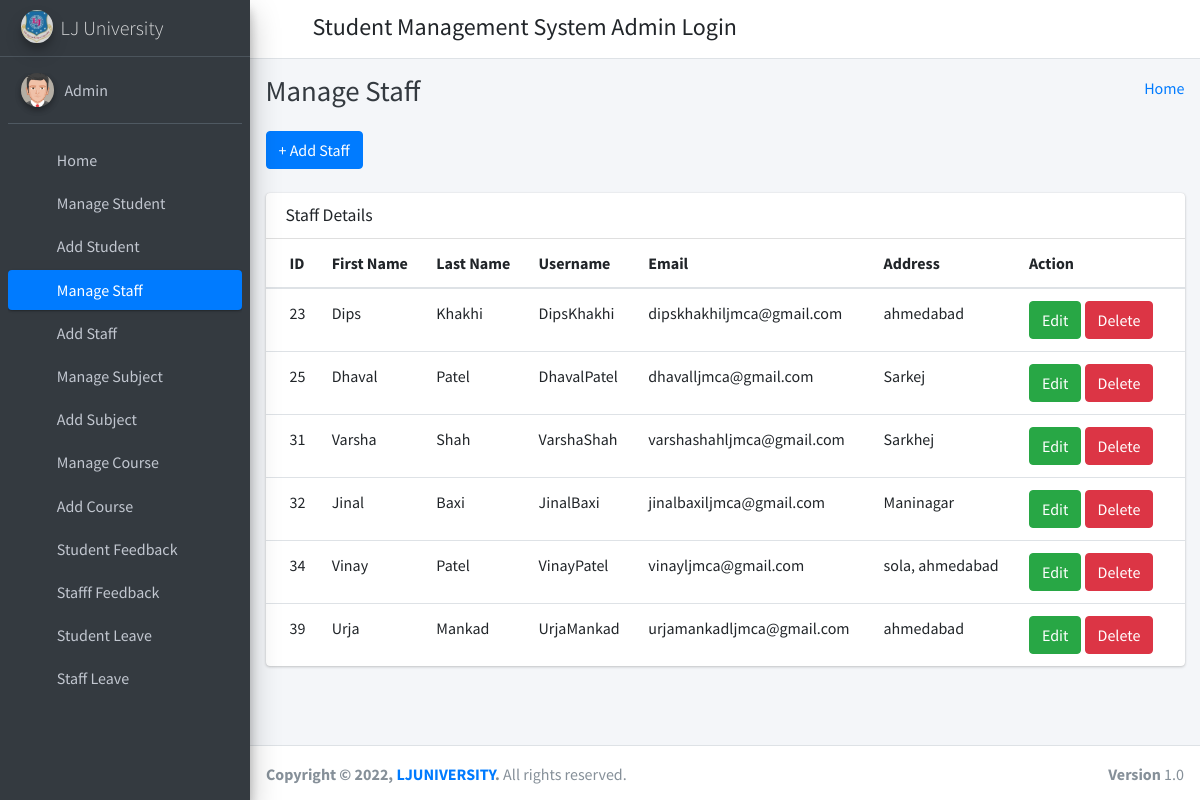
The app's page /manage_staff/ (signed in) with its own data.
### student_management_app/models.py (models this page shows)
class CustomUser(AbstractUser):
    user_type_data = ((1, "HOD"), (2, "Staff"), (3, "Student"))
    user_type = models.CharField(default=1, choices=user_type_data, max_length=10)

class Staffs(models.Model):
    id = models.AutoField(primary_key=True)
    admin = models.OneToOneField(CustomUser, on_delete = models.CASCADE)
    address = models.TextField()
    created_at = models.DateTimeField(auto_now_add=True)
    updated_at = models.DateTimeField(auto_now=True)
    objects = models.Manager()

### student_management_app/HodViews.py (the view)
# urls.py: path('manage_staff/', HodViews.manage_staff, name="manage_staff"),
def manage_staff(request):
    staffs = Staffs.objects.all()
    context = {
        "staffs": staffs
    }
    return render(request, "hod_template/manage_staff_template.html", context)

### student_management_app/LoginCheckMiddleWare.py (called while the page is built, shortened)
    def process_view(self, request, view_func, view_args, view_kwargs):
        modulename = view_func.__module__
        user = request.user
        if user.is_authenticated:
            if user.user_type == "1":
                if modulename == "student_management_app.HodViews":
                    pass
                elif modulename == "student_management_app.views" or modulename == "django.views.static":
                    pass
                else:
                    return redirect("admin_home")
            else:
                return redirect("login")
        else:
            if request.path == reverse("login") or request.path == reverse("doLogin"):
                pass
            else:
                return redirect("login")

### student_management_app/templates/hod_template/manage_staff_template.html (shortened to what this page needs)
{% extends 'hod_template/base_template.html' %}
{% block page_title %}
    Manage Staff
{% endblock page_title %}
{% block main_content %}
{% load static %}
<section class="content">
        <div class="container-fluid">
            <a class="btn btn-primary" href="{% url 'add_staff' %}" role="button">+ Add Staff</a> <br/>&nbsp;
            <div class="row">
                <div class="col-md-12">
                    <div class="card">
                        <div class="card-header">
                            <h3 class="card-title">Staff Details</h3>
                        </div>
                        <div class="card-body table-responsive p-0">
                            <table class="table table-hover text-nowrap">
                            <thead>
                                <tr>
                                <th>ID</th>
                                <th>First Name</th>
                                <th>Last Name</th>
                                <th>Username</th>
                                <th>Email</th>
                                <th>Address</th>
                                <th>Action</th>
                                </tr>
                            </thead>
                            <tbody>
                                {% for staff in staffs %}
                                <tr>
                                <td>{{ staff.admin.id }}</td>
                                <td>{{ staff.admin.first_name }}</td>
                                <td>{{ staff.admin.last_name }}</td>
                                <td>{{ staff.admin.username }}</td>
                                <td>{{ staff.admin.email }}</td>
                                <td>{{ staff.address }}</td>
                                <td>
                                    <a href="{% url 'edit_staff' staff.admin.id %}" class="btn btn-success">Edit</a>
                                    <a href="{% url 'delete_staff' staff.admin.id %}" class="btn btn-danger">Delete</a>
                                </td>
                                </tr>
                                {% endfor %}
                            </tbody>
                            </table>
                        </div>
                        </div>
                </div>
            </div>
        </div>
      </section>
  {% endblock main_content %}

### student_management_app/templates/hod_template/base_template.html (shortened to what this page needs)
{% load static %}
<!DOCTYPE html>
<html>
<head>
  <link rel="stylesheet" href="{% static "fontawesome-free/css/all.min.css" %}">
  <link rel="stylesheet" href="https://code.ionicframework.com/ionicons/2.0.1/css/ionicons.min.css">
  <link rel="stylesheet" href="{% static 'tempusdominus-bootstrap-4/css/tempusdominus-bootstrap-4.min.css' %}">
  <link rel="stylesheet" href="{% static "icheck-bootstrap/icheck-bootstrap.min.css" %}">
  <link rel="stylesheet" href="{% static "jqvmap/jqvmap.min.css" %}">
  <link rel="stylesheet" href="{% static 'dist/css/adminlte.min.css'  %}">
  <link rel="stylesheet" href="{% static "overlayScrollbars/css/OverlayScrollbars.min.css" %}">
  <link rel="stylesheet" href="{% static "daterangepicker/daterangepicker.css" %}">
  <link rel="stylesheet" href="{% static "summernote/summernote-bs4.css" %}">
</head>
<body class="hold-transition sidebar-mini layout-fixed">
  <div class="wrapper">
    <nav class="main-header navbar navbar-expand navbar-white navbar-light">
      <ul class="navbar-nav">
        <li class="nav-item">
          <a class="nav-link" data-widget="pushmenu" href="#" role="button"><i class="fas fa-bars"></i></a>
        </li>
      </ul>
      <h4 style="margin-left: 10px; margin-top: 5px;">Student Management System Admin Login</h4>
      <ul class="navbar-nav ml-auto">
      <li class="nav-item dropdown">
        <a class="nav-link" data-toggle="dropdown" href="#" aria-expanded="false">
          <i class="fas fa-cog"></i>
        </a>
      </li>
    </ul>
    </nav>
    {% include 'hod_template/sidebar_template.html' with user=user id=id %}
    <div class="content-wrapper">
      <div class="content-header">
        <div class="container-fluid">
          <div class="row mb-2">
            <div class="col-sm-6">
              <h1 class="m-0 text-dark">
                {% block page_title %}
                {% endblock page_title %}
              </h1>
            </div>
            <div class="col-sm-6">
              <ol class="breadcrumb float-sm-right">
                <li class="breadcrumb-item"><a href="{% url 'admin_home' %}">Home</a></li>
              </ol>
            </div>
          </div>
        </div>
      </div>
      {% block main_content %}
      {% endblock main_content %}
    </div>
    {% include 'hod_template/footer.html' %}
  </div>
</body>
</html>

### student_management_app/templates/hod_template/sidebar_template.html
{% load static %}
<aside class="main-sidebar sidebar-dark-primary elevation-4">
      <a href="{% url 'admin_home' %}" class="brand-link">
        <img src="{% static 'dist/img/lj.png' %}" alt="LJ Logo" class="brand-image img-circle elevation-3"
            style="opacity: .8">
        <span class="brand-text font-weight-light">LJ University</span>
      </a>
      <div class="sidebar">
        <div class="user-panel mt-3 pb-3 mb-3 d-flex">
          <div class="image">
            <img src="{% static 'dist/img/user2-160x160.jpg' %}" class="img-circle elevation-2" alt="User Image">
          </div>
          <div class="info">
            <a href="{% url 'admin_profile' %}" class="d-block">{{ user.first_name }} {{ user.last_name }}</a>
          </div>
        </div>
        <nav class="mt-2">
          <ul class="nav nav-pills nav-sidebar flex-column" data-widget="treeview" role="menu" data-accordion="false">
            <li class="nav-item">
              {% url 'admin_home' as admin_home %}
              <a href="{{ admin_home }}" class="nav-link {% if request.path == admin_home %} active {% endif %}">
                <i class="nav-icon fas fa-tachometer-alt"></i>
                <p>
                  Home
                </p>
              </a>
            </li>
            <li class="nav-item">
              {% url 'manage_student' as manage_student %}
              {% url 'edit_student' student_id=id as edit_student %}
              <a href="{{ manage_student }}" class="nav-link {% if request.path == manage_student %} active {% endif %} {% if request.path == edit_student %} active {% endif %}">
                <i class="nav-icon fas fa-user-graduate"></i>
                <p>
                  Manage Student
                </p>
              </a>
            </li>
            <li class="nav-item">
              {% url 'add_student' as add_student %}
              <a href="{{ add_student }}" class="nav-link {% if request.path == add_student %} active {% endif %}">
                <i class="nav-icon fas fa-user-graduate"></i>
                <p>
                  Add Student
                </p>
              </a>
            </li>
            <li class="nav-item">
              {% url 'manage_staff' as manage_staff %}
              {% url 'edit_staff' staff_id=id as edit_staff %}
              <a href="{{ manage_staff }}" class="nav-link {% if request.path == manage_staff %} active {% endif %} {% if request.path == edit_staff %} active {% endif %}">
                <i class="nav-icon fas fa-chalkboard-teacher"></i>
                <p>
                  Manage Staff
                </p>
              </a>
            </li>
            <li class="nav-item">
              {% url 'add_staff' as add_staff %}
              <a href="{{ add_staff }}" class="nav-link {% if request.path == add_staff %} active {% endif %}">
                <i class="nav-icon fas fa-chalkboard-teacher"></i>
                <p>
                  Add Staff
                </p>
              </a>
            </li>
            <li class="nav-item">
              {% url 'manage_subject' as manage_subject %}
              {% url 'edit_subject' subject_id=id as edit_subject %}
              <a href="{{ manage_subject }}" class="nav-link {% if request.path == manage_subject %} active {% endif %} {% if request.path == edit_subject %} active {% endif %}">
                <i class="nav-icon fas fa-book"></i>
                <p>
                  Manage Subject
                </p>
              </a>
            </li>
            <li class="nav-item">
              {% url 'add_subject' as add_subject %}
              <a href="{{ add_subject }}" class="nav-link {% if request.path == add_subject %} active {% endif %}">
                <i class="nav-icon fas fa-th"></i>
                <p>
                  Add Subject
                </p>
              </a>
            </li>
            <li class="nav-item">
              {% url 'manage_course' as manage_course %}
              {% url 'edit_course' course_id=id as edit_course %}
              <a href="{{ manage_course }}" class="nav-link {% if request.path == manage_course %} active {% endif %} {% if request.path == edit_course %} active {% endif %}">
                <i class="nav-icon fa fa-book"></i>
                <p>
                  Manage Course
                </p>
              </a>
            </li>
            <li class="nav-item">
            {% url 'add_course' as add_course %}
              <a href="{{ add_course }}" class="nav-link {% if request.path == add_course %} active {% endif %}">
                <i class="nav-icon fa fa-book"></i>
                <p>
                  Add Course
                </p>
              </a>
            </li>
            <li class="nav-item">
              {% url 'student_feedback_message' as student_feedback_message %}
              <a href="{{ student_feedback_message }}" class="nav-link {% if request.path == student_feedback_message %} active {% endif %}">
                <i class="nav-icon fas fa-comment"></i>
                <p>
                  Student Feedback
                </p>
              </a>
            </li>
            <li class="nav-item">
              {% url 'staff_feedback_message' as staff_feedback_message %}
              <a href="{{ staff_feedback_message }}" class="nav-link {% if request.path == staff_feedback_message %} active {% endif %}">
                <i class="nav-icon fas fa-comment"></i>
                <p>
                  Stafff Feedback
                </p>
              </a>
            </li>
            <li class="nav-item">
              {% url 'student_leave_view' as student_leave_view %}
              <a href="{{ student_leave_view }}" class="nav-link {% if request.path == student_leave_view %} active {% endif %}">
                <i class="nav-icon fas fa-envelope"></i>
                <p>
                  Student Leave
                </p>
              </a>
            </li>
            <li class="nav-item">
              {% url 'staff_leave_view' as staff_leave_view %}
              <a href="{{ staff_leave_view }}" class="nav-link {% if request.path == staff_leave_view %} active {% endif %}">
                <i class="nav-icon fas fa-envelope"></i>
                <p>
                  Staff Leave
                </p>
              </a>
            </li>
          </ul>
        </nav>
      </div>
    </aside>

### student_management_app/templates/hod_template/footer.html
<footer class="main-footer">
      <strong>Copyright &copy; {% now "Y" %}, <a href="https://www.ljku.edu.in/">LJUNIVERSITY</a>.</strong>
      All rights reserved.
      <div class="float-right d-none d-sm-inline-block">
        <b>Version</b> 1.0
      </div>
    </footer>

### records on screen
CustomUser: first_name "Admin"
Staffs: admin.id "23", admin.first_name "Dips", admin.last_name "Khakhi", admin.username "DipsKhakhi", admin.email "dipskhakhiljmca@gmail.com", address "ahmedabad"
Staffs: admin.id "25", admin.first_name "Dhaval", admin.last_name "Patel", admin.username "DhavalPatel", admin.email "dhavalljmca@gmail.com", address "Sarkej"
Staffs: admin.id "31", admin.first_name "Varsha", admin.last_name "Shah", admin.username "VarshaShah", admin.email "varshashahljmca@gmail.com", address "Sarkhej"
Staffs: admin.id "32", admin.first_name "Jinal", admin.last_name "Baxi", admin.username "JinalBaxi", admin.email "jinalbaxiljmca@gmail.com", address "Maninagar"
Staffs: admin.id "34", admin.first_name "Vinay", admin.last_name "Patel", admin.username "VinayPatel", admin.email "vinayljmca@gmail.com", address "sola, ahmedabad"
Staffs: admin.id "39", admin.first_name "Urja", admin.last_name "Mankad", admin.username "UrjaMankad", admin.email "urjamankadljmca@gmail.com", address "ahmedabad"
